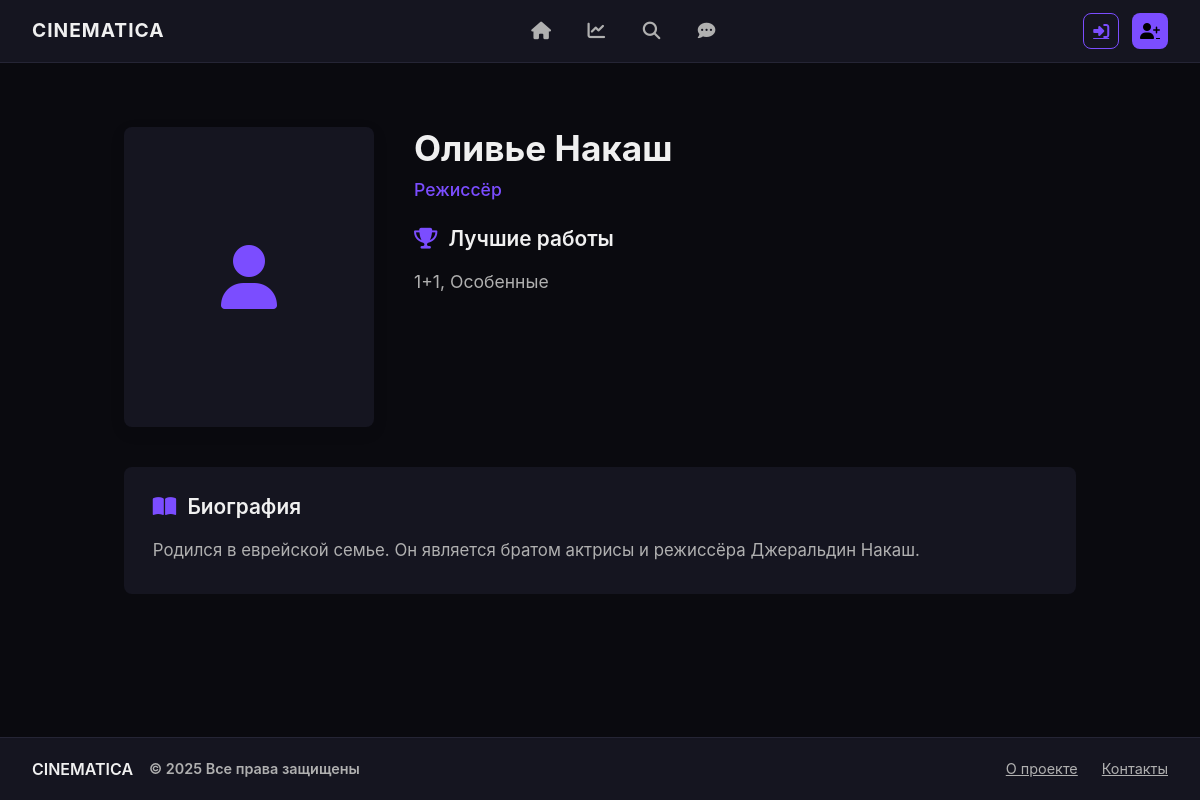
/person_detail/1/1, run on the app's committed database.
### app.py (models this page shows)
class Directors(db.Model):
    director_id = db.Column(db.Integer, primary_key=True)
    director_name = db.Column(db.Text, nullable=False)
    director_movies = db.Column(db.Text, nullable=False)
    director_biography = db.Column(db.Text, nullable=False)

### app.py (the view, shortened to what this page needs)
@app.route('/person_detail/<int:type>/<int:numb>')
def person_detail(type,numb):
    if type==1:
        director=Directors.query.filter(Directors.director_id.ilike(f'%{numb}%')).first()
        name=director.director_name
        biography=director.director_biography
        movies=director.director_movies
        upper = 'Режиссёр'
        if 'loggedin' in session and session['loggedin']:
            user_id = session['id']
            username = Users.query.filter_by(user_id=user_id).first().username
            return render_template('person_detail.html', name=name, type=type, biography=biography, movies=movies,
                                   upper=upper,username=username,loggedin=True)
        else:
            return render_template('person_detail.html', name=name, type=type, biography=biography, movies=movies,
                                   upper=upper,loggedin=False)

### templates/person_detail.html (shortened to what this page needs)
{% if loggedin %}
  {% extends 'base_logged.html' %}
{% else %}
  {% extends 'base.html' %}
{% endif %}
{% block extra_css %}
  <link rel="stylesheet" href="{{ url_for('static', filename='css/person_detail.css')}}">
{% endblock %}
{% block content %}
<section class="person-detail">
  <div class="person-header">
    <div class="person-photo">
      <div class="photo-placeholder">
        <i class="fas fa-user"></i>
      </div>
    </div>
    <div class="person-info">
      <h1 class="person-name">{{ name }}</h1>
      <div class="person-profession">{{ upper }}</div>
      {% if movies %}
      <div class="best-works">
        <h3 class="section-title">
          <i class="fas fa-trophy"></i> Лучшие работы
        </h3>
        <div class="movies-list">
          {{ movies }}
        </div>
      </div>
      {% endif %}
    </div>
  </div>
  <div class="person-biography">
    <h3 class="section-title">
      <i class="fas fa-book-open"></i> Биография
    </h3>
    <div class="bio-content">
      {{ biography }}
    </div>
  </div>
</section>
{% endblock %}

### static/css/main.css (style rules this page uses)
:root { --bg-dark: #0A0A0F; --bg-secondary: #151520; --accent: #7B4DFF; --accent-hover: #936DFF; --text-primary: #F0F0F0; --text-secondary: #B0B0B0; --border-color: #252535; }
.dark-theme { background-color: var(--bg-dark); color: var(--text-primary); font-family: 'Inter', -apple-system, sans-serif; line-height: 1.5; display: flex; flex-direction: column; min-height: 100vh; }

### static/css/person_detail.css (style rules this page uses)
.person-detail { max-width: 1000px; margin: 2rem auto; padding: 0 1.5rem; }
.person-header { display: flex; gap: 2.5rem; margin-bottom: 2.5rem; }
.person-photo { flex: 0 0 250px; }
.photo-placeholder { width: 250px; height: 300px; background: var(--bg-secondary); display: flex; align-items: center; justify-content: center; color: var(--accent); font-size: 4rem; border-radius: 8px; box-shadow: 0 5px 15px rgba(0, 0, 0, 0.1); }
.person-info { flex: 1; }
.person-name { font-size: 2.2rem; font-weight: 700; color: var(--text-primary); margin-bottom: 0.5rem; }
.person-profession { font-size: 1.1rem; color: var(--accent); margin-bottom: 1.5rem; font-weight: 500; }
.best-works { margin-top: 1.5rem; }
.section-title { font-size: 1.3rem; font-weight: 600; color: var(--text-primary); margin-bottom: 1rem; display: flex; align-items: center; gap: 0.7rem; }
.section-title i { color: var(--accent); }
.movies-list { font-size: 1.1rem; line-height: 1.6; color: var(--text-secondary); }
.person-biography { background: var(--bg-secondary); padding: 1.8rem; border-radius: 8px; }
.bio-content { font-size: 1.05rem; line-height: 1.7; color: var(--text-secondary); }

### data on the page
Directors: director_name "Оливье Накаш", director_movies "1+1, Особенные", director_biography "Родился в еврейской семье. Он является братом актрисы и режиссёра Джеральдин Накаш."

### other printed values
{{ upper }} "Режиссёр"
